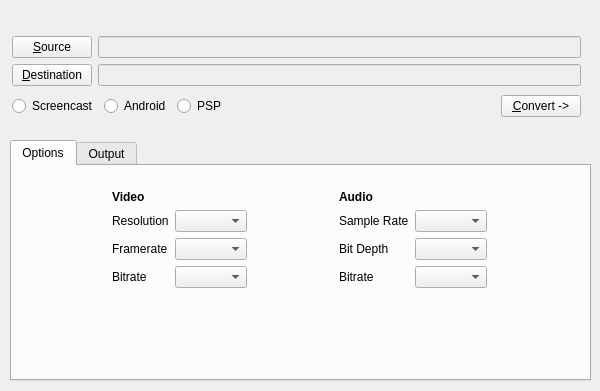
<?xml version="1.0" encoding="UTF-8"?>
<ui version="4.0">
 <class>ffmpegui</class>
 <widget class="QMainWindow" name="ffmpegui">
  <property name="geometry">
   <rect>
    <x>0</x>
    <y>0</y>
    <width>600</width>
    <height>391</height>
   </rect>
  </property>
  <property name="windowTitle">
   <string>ffmpegui</string>
  </property>
  <widget class="QWidget" name="centralWidget">
   <widget class="QTabWidget" name="tabWidget">
    <property name="geometry">
     <rect>
      <x>10</x>
      <y>140</y>
      <width>581</width>
      <height>241</height>
     </rect>
    </property>
    <property name="currentIndex">
     <number>0</number>
    </property>
    <widget class="QWidget" name="tab">
     <attribute name="title">
      <string>Options</string>
     </attribute>
     <widget class="QWidget" name="">
      <property name="geometry">
       <rect>
        <x>2</x>
        <y>13</y>
        <width>571</width>
        <height>191</height>
       </rect>
      </property>
      <layout class="QVBoxLayout" name="verticalLayout_4">
       <item>
        <layout class="QHBoxLayout" name="horizontalLayout_10">
         <item>
          <spacer name="horizontalSpacer_2">
           <property name="orientation">
            <enum>Qt::Horizontal</enum>
           </property>
           <property name="sizeHint" stdset="0">
            <size>
             <width>40</width>
             <height>20</height>
            </size>
           </property>
          </spacer>
         </item>
         <item>
          <layout class="QVBoxLayout" name="verticalLayout_2">
           <item>
            <widget class="QLabel" name="label_7">
             <property name="font">
              <font>
               <weight>75</weight>
               <bold>true</bold>
              </font>
             </property>
             <property name="text">
              <string>Video</string>
             </property>
            </widget>
           </item>
           <item>
            <layout class="QHBoxLayout" name="horizontalLayout_4">
             <item>
              <widget class="QLabel" name="resolution">
               <property name="text">
                <string>Resolution</string>
               </property>
               <property name="buddy">
                <cstring>comboResolution</cstring>
               </property>
              </widget>
             </item>
             <item>
              <widget class="QComboBox" name="comboResolution"/>
             </item>
            </layout>
           </item>
           <item>
            <layout class="QHBoxLayout" name="horizontalLayout_5">
             <item>
              <widget class="QLabel" name="framerate">
               <property name="text">
                <string>Framerate</string>
               </property>
               <property name="buddy">
                <cstring>comboFramerate</cstring>
               </property>
              </widget>
             </item>
             <item>
              <widget class="QComboBox" name="comboFramerate"/>
             </item>
            </layout>
           </item>
           <item>
            <layout class="QHBoxLayout" name="horizontalLayout_6">
             <item>
              <widget class="QLabel" name="vbitrate">
               <property name="text">
                <string>Bitrate</string>
               </property>
               <property name="buddy">
                <cstring>comboBitrate</cstring>
               </property>
              </widget>
             </item>
             <item>
              <widget class="QComboBox" name="comboBitrate"/>
             </item>
            </layout>
           </item>
          </layout>
         </item>
         <item>
          <spacer name="horizontalSpacer_3">
           <property name="orientation">
            <enum>Qt::Horizontal</enum>
           </property>
           <property name="sizeHint" stdset="0">
            <size>
             <width>40</width>
             <height>20</height>
            </size>
           </property>
          </spacer>
         </item>
         <item>
          <layout class="QVBoxLayout" name="verticalLayout_3">
           <item>
            <widget class="QLabel" name="label_8">
             <property name="font">
              <font>
               <weight>75</weight>
               <bold>true</bold>
              </font>
             </property>
             <property name="text">
              <string>Audio</string>
             </property>
            </widget>
           </item>
           <item>
            <layout class="QHBoxLayout" name="horizontalLayout_9">
             <item>
              <widget class="QLabel" name="samplerate">
               <property name="text">
                <string>Sample Rate</string>
               </property>
               <property name="buddy">
                <cstring>comboSamplerate</cstring>
               </property>
              </widget>
             </item>
             <item>
              <widget class="QComboBox" name="comboSamplerate"/>
             </item>
            </layout>
           </item>
           <item>
            <layout class="QHBoxLayout" name="horizontalLayout_8">
             <item>
              <widget class="QLabel" name="bitdepth">
               <property name="text">
                <string>Bit Depth</string>
               </property>
               <property name="buddy">
                <cstring>comboBitdepth</cstring>
               </property>
              </widget>
             </item>
             <item>
              <widget class="QComboBox" name="comboBitdepth"/>
             </item>
            </layout>
           </item>
           <item>
            <layout class="QHBoxLayout" name="horizontalLayout_7">
             <item>
              <widget class="QLabel" name="abitrate">
               <property name="text">
                <string>Bitrate</string>
               </property>
               <property name="buddy">
                <cstring>comboAbitrate</cstring>
               </property>
              </widget>
             </item>
             <item>
              <widget class="QComboBox" name="comboAbitrate"/>
             </item>
            </layout>
           </item>
          </layout>
         </item>
         <item>
          <spacer name="horizontalSpacer_4">
           <property name="orientation">
            <enum>Qt::Horizontal</enum>
           </property>
           <property name="sizeHint" stdset="0">
            <size>
             <width>40</width>
             <height>20</height>
            </size>
           </property>
          </spacer>
         </item>
        </layout>
       </item>
       <item>
        <spacer name="verticalSpacer">
         <property name="orientation">
          <enum>Qt::Vertical</enum>
         </property>
         <property name="sizeHint" stdset="0">
          <size>
           <width>20</width>
           <height>40</height>
          </size>
         </property>
        </spacer>
       </item>
      </layout>
     </widget>
    </widget>
    <widget class="QWidget" name="tab_2">
     <attribute name="title">
      <string>Output</string>
     </attribute>
     <widget class="QTextBrowser" name="textBrowser">
      <property name="geometry">
       <rect>
        <x>0</x>
        <y>0</y>
        <width>581</width>
        <height>211</height>
       </rect>
      </property>
     </widget>
    </widget>
   </widget>
   <widget class="QWidget" name="">
    <property name="geometry">
     <rect>
      <x>1</x>
      <y>22</y>
      <width>591</width>
      <height>111</height>
     </rect>
    </property>
    <layout class="QVBoxLayout" name="verticalLayout_6">
     <item>
      <layout class="QHBoxLayout" name="horizontalLayout">
       <item>
        <layout class="QVBoxLayout" name="verticalLayout">
         <item>
          <widget class="QPushButton" name="pBSourcePath">
           <property name="text">
            <string>&amp;Source</string>
           </property>
          </widget>
         </item>
         <item>
          <widget class="QPushButton" name="pBDestPath">
           <property name="text">
            <string>&amp;Destination</string>
           </property>
          </widget>
         </item>
        </layout>
       </item>
       <item>
        <layout class="QVBoxLayout" name="verticalLayout_5">
         <item>
          <widget class="QLineEdit" name="sourcePath">
           <property name="enabled">
            <bool>false</bool>
           </property>
          </widget>
         </item>
         <item>
          <widget class="QLineEdit" name="destPath">
           <property name="enabled">
            <bool>false</bool>
           </property>
          </widget>
         </item>
        </layout>
       </item>
      </layout>
     </item>
     <item>
      <layout class="QHBoxLayout" name="horizontalLayout_3">
       <item>
        <layout class="QHBoxLayout" name="horizontalLayout_2">
         <item>
          <widget class="QRadioButton" name="screencast">
           <property name="text">
            <string>Screencast</string>
           </property>
          </widget>
         </item>
         <item>
          <widget class="QRadioButton" name="android">
           <property name="text">
            <string>Android</string>
           </property>
          </widget>
         </item>
         <item>
          <widget class="QRadioButton" name="psp">
           <property name="text">
            <string>PSP</string>
           </property>
          </widget>
         </item>
        </layout>
       </item>
       <item>
        <spacer name="horizontalSpacer">
         <property name="orientation">
          <enum>Qt::Horizontal</enum>
         </property>
         <property name="sizeHint" stdset="0">
          <size>
           <width>40</width>
           <height>20</height>
          </size>
         </property>
        </spacer>
       </item>
       <item>
        <widget class="QPushButton" name="pushButton">
         <property name="text">
          <string>&amp;Convert -&gt;</string>
         </property>
        </widget>
       </item>
      </layout>
     </item>
    </layout>
   </widget>
  </widget>
 </widget>
 <layoutdefault spacing="6" margin="11"/>
 <resources/>
 <connections>
  <connection>
   <sender>pBSourcePath</sender>
   <signal>clicked()</signal>
   <receiver>ffmpegui</receiver>
   <slot>setSource()</slot>
   <hints>
    <hint type="sourcelabel">
     <x>58</x>
     <y>36</y>
    </hint>
    <hint type="destinationlabel">
     <x>25</x>
     <y>7</y>
    </hint>
   </hints>
  </connection>
  <connection>
   <sender>pBDestPath</sender>
   <signal>clicked()</signal>
   <receiver>ffmpegui</receiver>
   <slot>setDestination()</slot>
   <hints>
    <hint type="sourcelabel">
     <x>85</x>
     <y>71</y>
    </hint>
    <hint type="destinationlabel">
     <x>107</x>
     <y>7</y>
    </hint>
   </hints>
  </connection>
  <connection>
   <sender>pushButton</sender>
   <signal>clicked()</signal>
   <receiver>ffmpegui</receiver>
   <slot>executeCommand()</slot>
   <hints>
    <hint type="sourcelabel">
     <x>544</x>
     <y>110</y>
    </hint>
    <hint type="destinationlabel">
     <x>477</x>
     <y>92</y>
    </hint>
   </hints>
  </connection>
  <connection>
   <sender>screencast</sender>
   <signal>clicked()</signal>
   <receiver>ffmpegui</receiver>
   <slot>setScreencast()</slot>
   <hints>
    <hint type="sourcelabel">
     <x>60</x>
     <y>111</y>
    </hint>
    <hint type="destinationlabel">
     <x>25</x>
     <y>128</y>
    </hint>
   </hints>
  </connection>
  <connection>
   <sender>android</sender>
   <signal>clicked()</signal>
   <receiver>ffmpegui</receiver>
   <slot>setAndroid()</slot>
   <hints>
    <hint type="sourcelabel">
     <x>176</x>
     <y>111</y>
    </hint>
    <hint type="destinationlabel">
     <x>135</x>
     <y>127</y>
    </hint>
   </hints>
  </connection>
  <connection>
   <sender>psp</sender>
   <signal>clicked()</signal>
   <receiver>ffmpegui</receiver>
   <slot>setPSP()</slot>
   <hints>
    <hint type="sourcelabel">
     <x>254</x>
     <y>109</y>
    </hint>
    <hint type="destinationlabel">
     <x>203</x>
     <y>133</y>
    </hint>
   </hints>
  </connection>
 </connections>
 <slots>
  <slot>setSource()</slot>
  <slot>setDestination()</slot>
  <slot>executeCommand()</slot>
  <slot>setScreencast()</slot>
  <slot>setAndroid()</slot>
  <slot>setPSP()</slot>
 </slots>
</ui>
